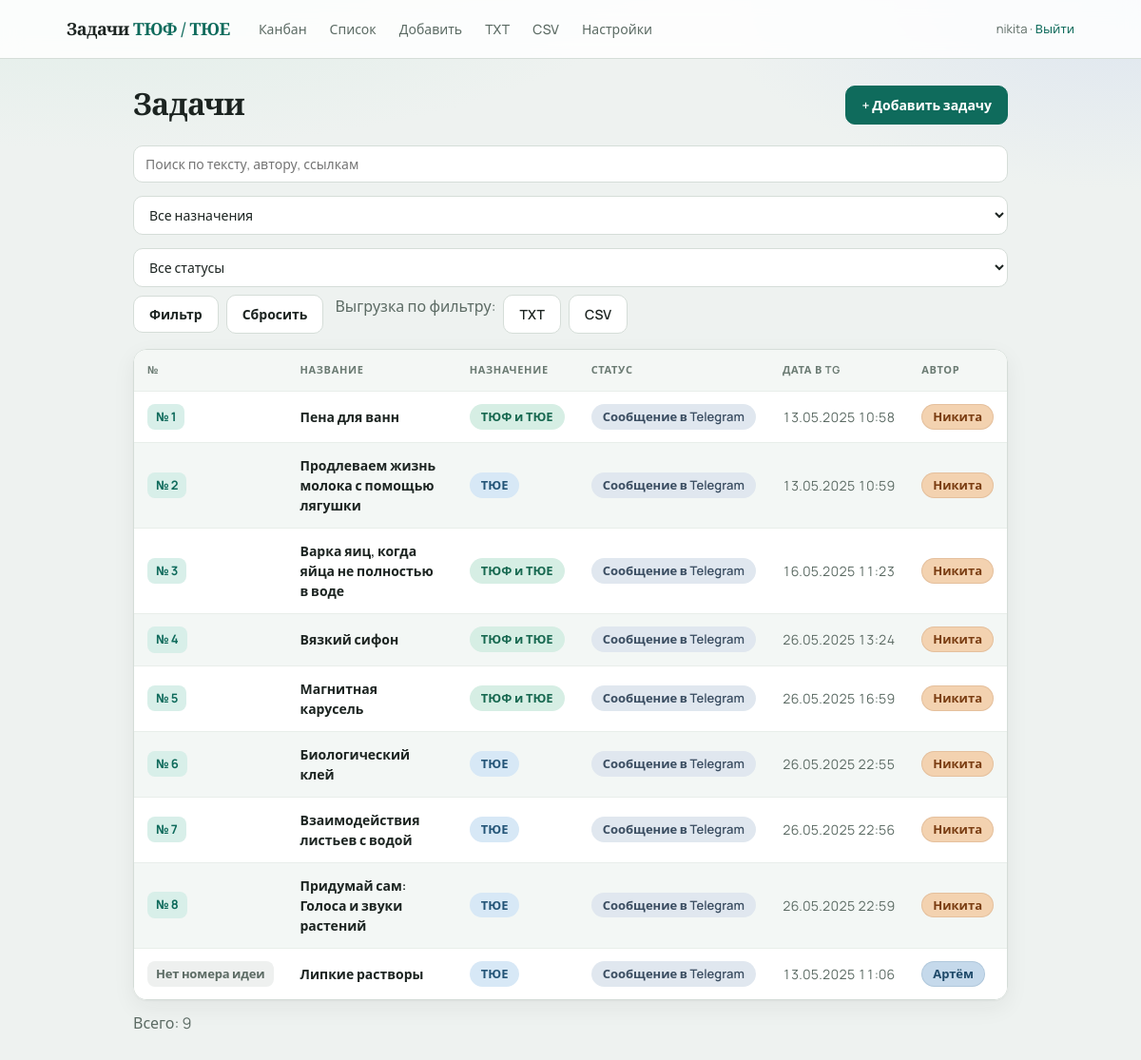
Page / (signed in) on the earlier database version.
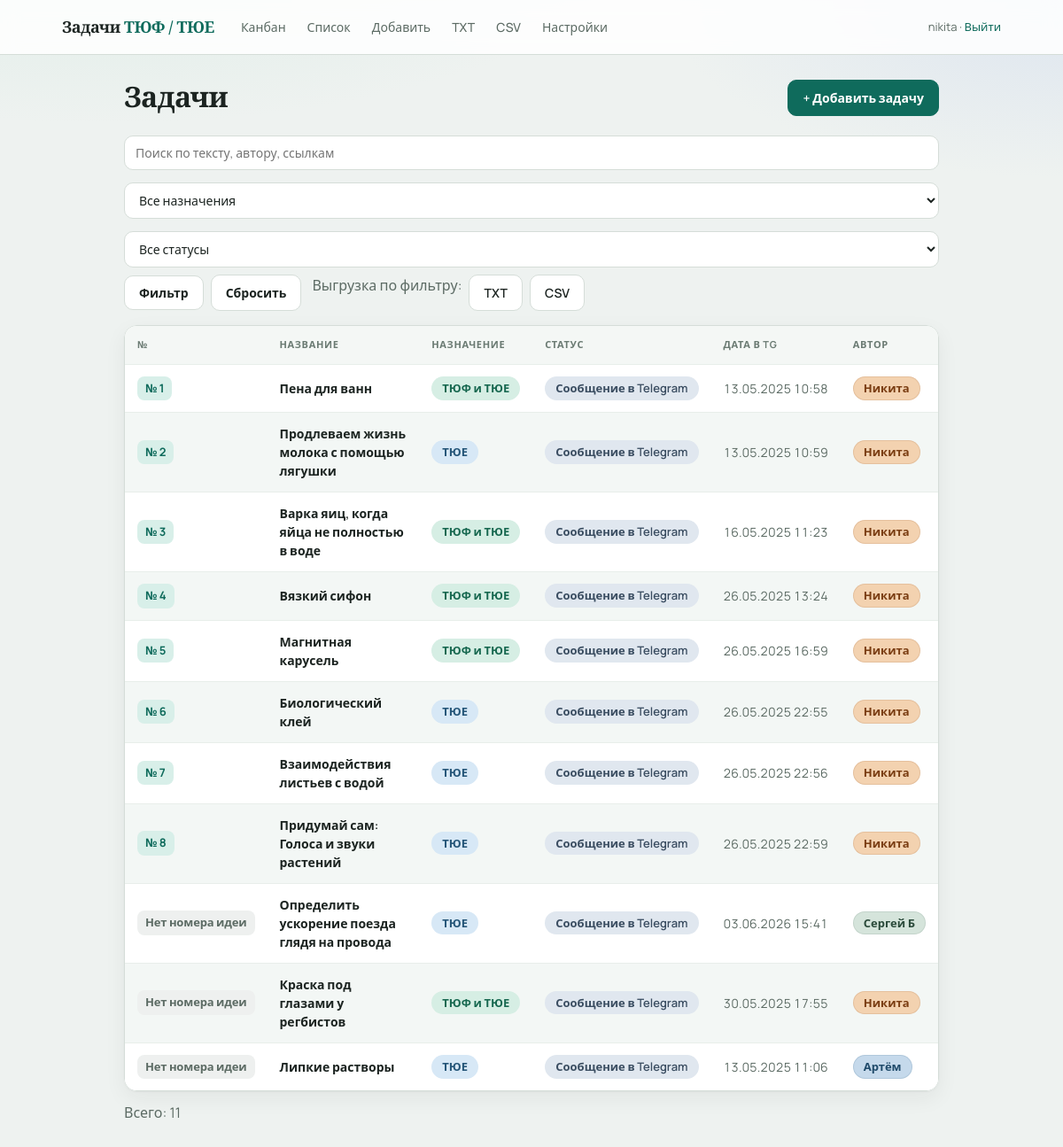
Same page on the later database version.
### app/models.py (models this page shows)
class Task(Base):
    __tablename__ = "tasks"
    id = Column(Integer, primary_key=True, autoincrement=True)
    idea_number = Column(Integer, unique=True, nullable=True, index=True)
    title = Column(String(500), nullable=True)
    condition = Column(Text, nullable=True)
    formulirovka = Column(Text, nullable=True)
    itogovaya_formulirovka = Column(Text, nullable=True)
    author = Column(String(100), nullable=True)
    naznachenie = Column(String(50), nullable=True)
    status = Column(String(50), default="tg", index=True)
    proverena = Column(String(20), nullable=True)
    has_video = Column(Boolean, default=False)
    video_url = Column(String(1000), nullable=True)
    tags = Column(String(500), nullable=True)
    sources = Column(Text, nullable=True)
    telegram_url = Column(String(1000), nullable=True)
    telegram_datetime = Column(DateTime, nullable=False)
    answer_options = Column(Text, nullable=True)
    turnir = Column(String(20), nullable=True)
    turnir_year = Column(Integer, nullable=True)
    task_number = Column(Integer, nullable=True)
    etap_kk = Column(String(20), nullable=True)
    created_at = Column(DateTime, default=datetime.utcnow)
    updated_at = Column(DateTime, default=datetime.utcnow, onupdate=datetime.utcnow)
    comments = relationship(
        "Comment", back_populates="task", cascade="all, delete-orphan", order_by="Comment.created_at"
    )
    history = relationship(
        "TaskHistory",
        back_populates="task",
        cascade="all, delete-orphan",
        order_by="TaskHistory.created_at.desc()",
    )
    attachments = relationship(
        "Attachment",
        back_populates="task",
        cascade="all, delete-orphan",
        order_by="Attachment.created_at",
    )

### app/routes.py (the view)
@router.get("/", response_class=HTMLResponse)
def task_list(
    request: Request,
    db: Session = Depends(get_db),
    q: str = Query(None),
    naznachenie: str = Query(None),
    status: str = Query(None),
    sort: str = Query(None),
    order: str = Query(None),
):
    user = login_required(request)
    if not user:
        return RedirectResponse("/login", status_code=303)
    query = _filter_tasks(db, q, naznachenie, status)
    sort_key = (sort or "").strip().lower()
    order_key = (order or "").strip().lower()
    if order_key not in ("asc", "desc"):
        order_key = "desc"
    if sort_key == "tg":
        query = query.order_by(None)
        if order_key == "asc":
            query = query.order_by(Task.telegram_datetime.asc(), Task.id.asc())
        else:
            query = query.order_by(Task.telegram_datetime.desc(), Task.id.desc())
        active_order = order_key
    else:
        sort_key = ""
        active_order = ""
    tasks = query.all()
    return templates.TemplateResponse(
        request,
        "list.html",
        {
            "user": user,
            "tasks": tasks,
            "q": q or "",
            "naznachenie": naznachenie or "",
            "status_filter": status or "",
            "sort": sort_key,
            "order": active_order,
            "naznachenie_labels": NAZNACHENIE_LABELS,
            "status_labels": STATUS_LABELS,
            "format_igraetsya": format_igraetsya,
            "format_idea_label": format_idea_label,
        },
    )

### app/templates/list.html (shortened to what this page needs)
{% extends "base.html" %}
{% block content %}
{% set qs_base = 'q=' ~ (q|urlencode) ~ '&naznachenie=' ~ (naznachenie|urlencode) ~ '&status=' ~ (status_filter|urlencode) %}
{% if sort == 'tg' and order == 'asc' %}
  {% set tg_next_order = 'desc' %}
  {% set tg_arrow = '↑' %}
{% elif sort == 'tg' %}
  {% set tg_next_order = 'asc' %}
  {% set tg_arrow = '↓' %}
{% else %}
  {% set tg_next_order = 'desc' %}
  {% set tg_arrow = '' %}
{% endif %}
<div class="page-header">
  <h1>Задачи</h1>
  <a class="btn primary" href="/new">+ Добавить задачу</a>
</div>
<form class="filters" method="get">
  <input type="search" name="q" value="{{ q }}" placeholder="Поиск по тексту, автору, ссылкам">
  <select name="naznachenie">
    <option value="">Все назначения</option>
  </select>
  <select name="status">
    <option value="">Все статусы</option>
  </select>
  <button type="submit" class="btn secondary">Фильтр</button>
  <a href="/" class="btn secondary">Сбросить</a>
  <span class="filters-export muted">Выгрузка по фильтру:</span>
  <a class="btn secondary" href="/export/txt?{{ qs_base }}">TXT</a>
  <a class="btn secondary" href="/export/csv?{{ qs_base }}">CSV</a>
</form>
{% if tasks %}
<div class="table-wrap">
<table class="table table-tasks">
  <thead>
    <tr>
      <th>№</th>
      <th>Название</th>
      <th>Назначение</th>
      <th>Статус</th>
      <th>
        <a class="th-sort {% if sort == 'tg' %}is-active{% endif %}"
           href="/?{{ qs_base }}&sort=tg&order={{ tg_next_order }}"
           title="Сортировать по дате в Telegram">
          Дата в TG
        </a>
      </th>
      <th>Автор</th>
    </tr>
  </thead>
  <tbody>
    {% for task in tasks %}
    <tr onclick="window.location='/tasks/{{ task.id }}'" class="clickable">
      <td>
        <span class="idea-badge {% if task.idea_number is none %}idea-badge-empty{% endif %}">
          {{ format_idea_label(task) }}
        </span>
      </td>
      <td>
        <span class="task-title">{{ task.title or 'Без названия' }}</span>
      </td>
      <td>
        <span class="board-chip board-{{ task.naznachenie or 'none' }}">
          {{ naznachenie_labels.get(task.naznachenie or '', '—') }}
        </span>
      </td>
      <td>
        <span class="status-pill status-{{ status_pill_class(task.status) }}">
          {{ status_labels.get(task.status, task.status) }}
        </span>
        {% set ig = format_igraetsya(task) %}
      </td>
      <td class="task-date">{{ task.telegram_datetime.strftime('%d.%m.%Y %H:%M') }}</td>
      <td>
        {% if task.author %}
        <span class="author-pill author-{{ author_pill_class(task.author) }}">{{ task.author }}</span>
        {% else %}
        <span class="muted">—</span>
        {% endif %}
      </td>
    </tr>
    {% endfor %}
  </tbody>
</table>
</div>
<p class="muted table-count">Всего: {{ tasks|length }}</p>
{% else %}
<p class="empty">Задач пока нет. <a href="/new">Добавить первую</a></p>
{% endif %}
{% endblock %}

### app/templates/base.html (shortened to what this page needs)
<!DOCTYPE html>
<html lang="ru">
<head>
  <link rel="stylesheet" href="/static/style.css?v=7">
</head>
<body>
  {% if user %}
  <header class="header">
    <div class="header-inner">
      <a href="/kanban" class="logo">Задачи <span>ТЮФ / ТЮЕ</span></a>
      <nav>
        <a href="/kanban">Канбан</a>
        <a href="/">Список</a>
        <a href="/new">Добавить</a>
        <a href="/export/txt" title="Полная выгрузка">TXT</a>
        <a href="/export/csv" title="Полная выгрузка">CSV</a>
        <a href="/settings">Настройки</a>
      </nav>
      <div class="user">{{ user }} · <a href="/logout">Выйти</a></div>
    </div>
  </header>
  {% endif %}
  <main class="{% block main_class %}container{% endblock %}">
    {% block content %}{% endblock %}
  </main>
</body>
</html>

Differences in the rows shown:
added Task: idea_number "Нет номера идеи", title "Определить ускорение поезда глядя на провода", get "ТЮЕ", get "Сообщение в Telegram", telegram_datetime "03.06.2026 15:41", author "Сергей Б"
added Task: idea_number "Нет номера идеи", title "Краска под глазами у регбистов", get "ТЮФ и ТЮЕ", get "Сообщение в Telegram", telegram_datetime "30.05.2025 17:55", author "Никита"
Other differences:
{{ tasks|length }}: "9" → "11"
